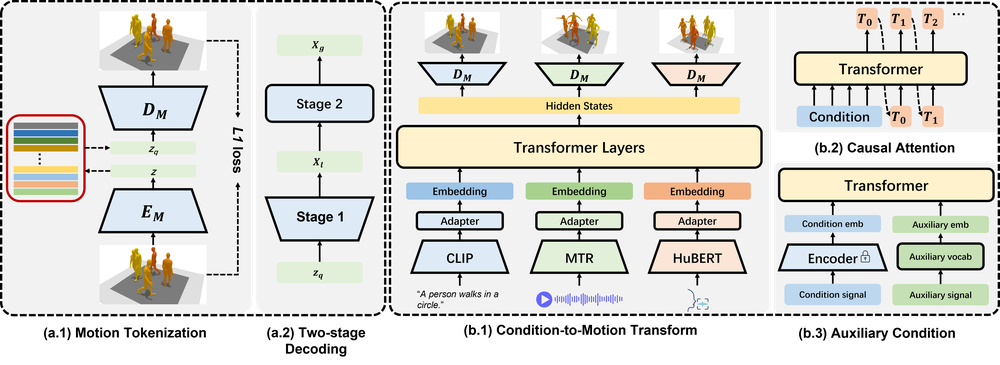
#> input picture assets/pipeline.png, 1000 x 365 px, shrunk from 6059 x 2212 before the run, given as the content of the folder logs/ude/eval/exp5/animation/s2m/T0000/left, which was not available
$ python merge_images.py
#> lines starting #> are read from the running program, lines starting #| are printed output that depends on the picture
import os, sys, argparse
sys.path.append(os.getcwd())
import numpy as np
import imageio

if __name__ == "__main__":
    input_dir_left = "logs/ude/eval/exp5/animation/s2m/T0000/left"
    input_dir_right = "logs/ude/eval/exp5/animation/s2m/T0000/right"
    output_dir = "logs/ude/eval/exp5/animation/s2m/T0000/hands"
    if not os.path.exists(output_dir):
        os.makedirs(output_dir)

    files_left = [f for f in os.listdir(input_dir_left) if ".png" in f]
    files_right = [f for f in os.listdir(input_dir_right) if ".png" in f]
    for file in files_left:
        print('---', file)
        if file not in files_right:
            continue
        left_image = np.array(imageio.imread(input_dir_left+"/"+file), dtype=np.uint8)
#> left_image is the input picture: shape (365, 1000, 4); mean R, G, B, A 182.1, 181.6, 175.7, 215
        right_image = np.array(imageio.imread(input_dir_right+"/"+file), dtype=np.uint8)
        image = np.concatenate([left_image[..., :3], right_image[..., :3]], axis=0)
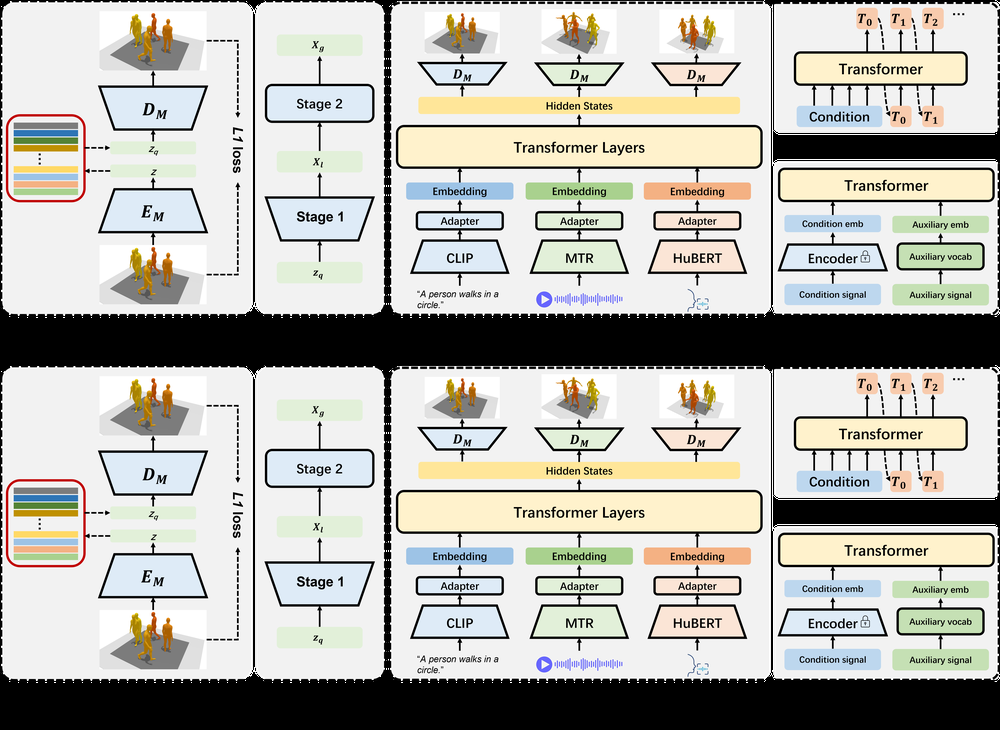
#> image: shape (730, 1000, 3); mean R, G, B 182.1, 181.6, 175.7
        imageio.imsave(output_dir + "/" + file, image)

$ run again, on assets/teaser.png
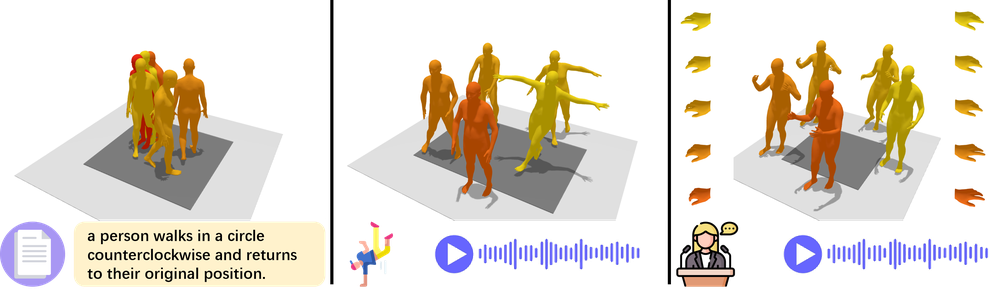
#> input picture assets/teaser.png, 1000 x 292 px, shrunk from 3194 x 934 before the run, given as the content of the folder logs/ude/eval/exp5/animation/s2m/T0000/left, which was not available
#> left_image is the input picture: shape (292, 1000, 4); mean R, G, B, A 195.7, 188.8, 179.3, 216.2
#> `image = np.concatenate([left_image[..., :3], right_image[..., :3]], ax..`:
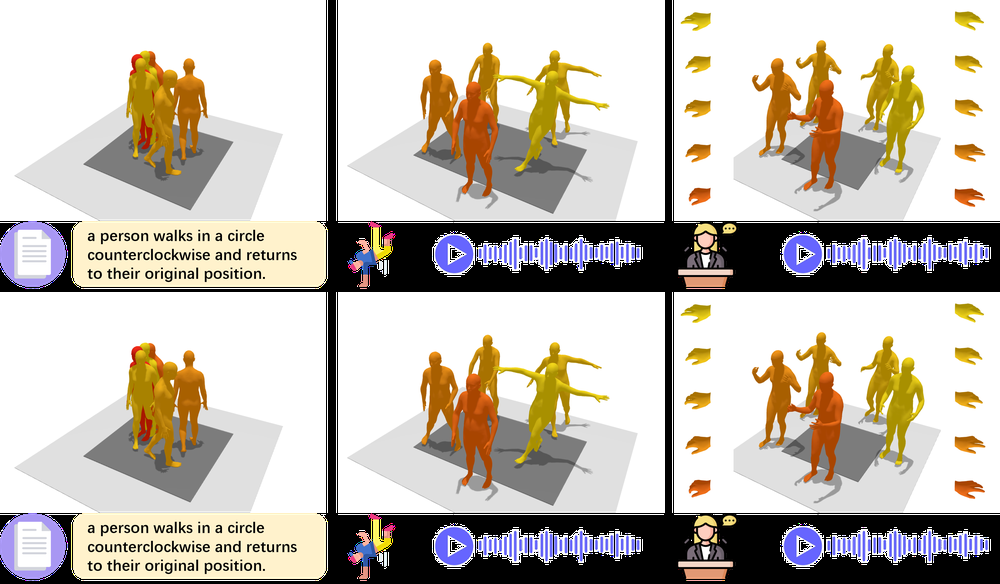
#> image: shape (584, 1000, 3); mean R, G, B 195.7, 188.8, 179.3
